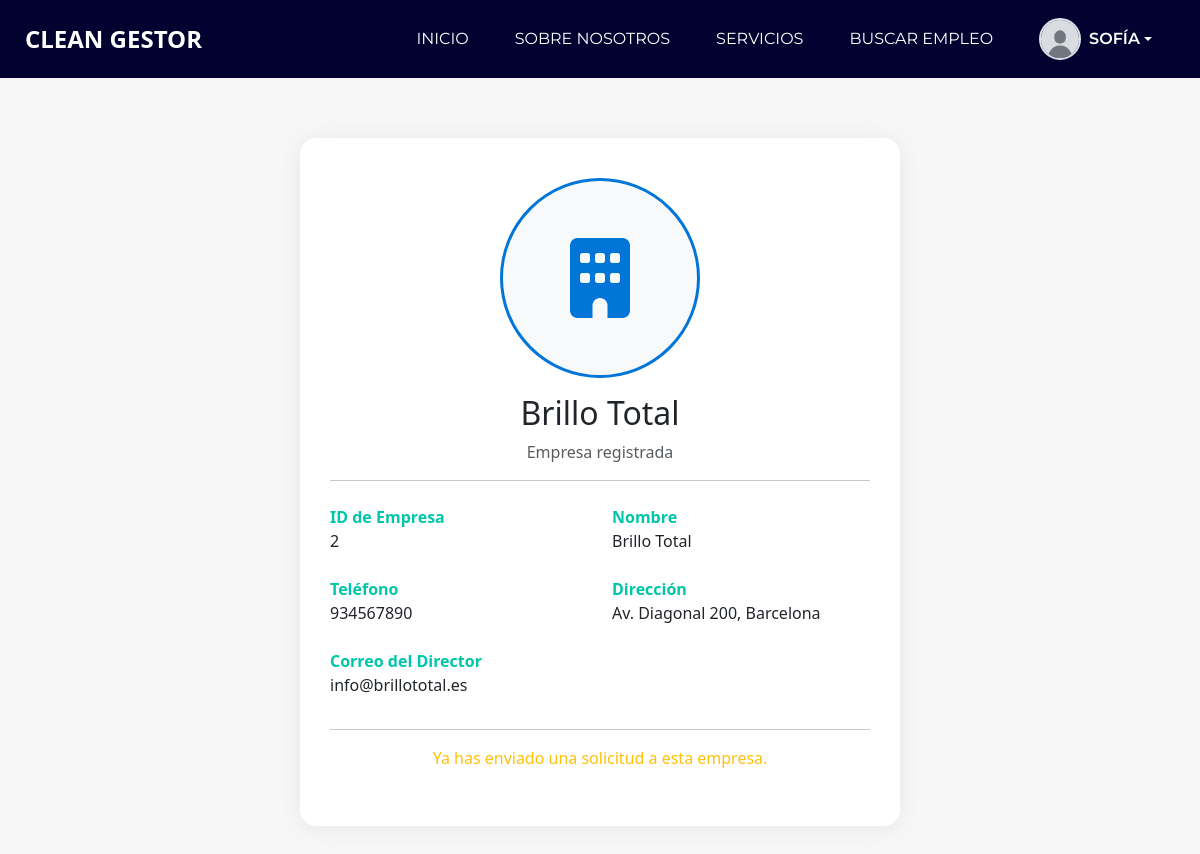
The app's page /CleanGestor/views/perfilEmpresa.php?id=2 (signed in) with its own data.
### tables this page shows
CREATE TABLE `empresa` (
  `idEmpresa` int(11) NOT NULL,
  `nombreEmpresa` varchar(255) NOT NULL,
  `telefonoEmpresa` int(11) NOT NULL,
  `direccion` varchar(255) NOT NULL,
  `correoDirector` varchar(255) NOT NULL
);

### CleanGestor/DAO/EmpresaDAO.php (called while the page is built, shortened)
<?php
include_once '../config/db.php';
include_once '../VO/EmpresaVO.php';
class EmpresaDAO {
    public function getEmpresaById($idEmpresa) {
        $pdo = Database::connect();
        $sql = "SELECT * FROM empresa WHERE idEmpresa = :idEmpresa";
        $stmt = $pdo->prepare($sql);
        $stmt->bindParam(':idEmpresa', $idEmpresa);
        $stmt->execute();
        $result = $stmt->fetch(PDO::FETCH_ASSOC);
        if ($result) {
            return new EmpresaVO(
                $result['idEmpresa'],
                $result['nombreEmpresa'],
                $result['telefonoEmpresa'],
                $result['direccion'],
                $result['correoDirector']
            );
        } else {
            return null;
        }
    }
}
?>

### CleanGestor/VO/EmpresaVO.php (called while the page is built, shortened)
<?php
class EmpresaVO {
    private $idEmpresa;
    private $nombreEmpresa;
    private $telefonoEmpresa;
    private $direccion;
    private $correoDirector;
    public function __construct($idEmpresa, $nombreEmpresa, $telefonoEmpresa, $direccion, $correoDirector) {
        $this->idEmpresa = $idEmpresa;
        $this->nombreEmpresa = $nombreEmpresa;
        $this->telefonoEmpresa = $telefonoEmpresa;
        $this->direccion = $direccion;
        $this->correoDirector = $correoDirector;
    }
    public function getIdEmpresa() {
        return $this->idEmpresa;
    }
    public function getNombreEmpresa() {
        return $this->nombreEmpresa;
    }
    public function getTelefonoEmpresa() {
        return $this->telefonoEmpresa;
    }
    public function getDireccion() {
        return $this->direccion;
    }
    public function getCorreoDirector() {
        return $this->correoDirector;
    }
}
?>

### CleanGestor/config/db.php (called while the page is built)
<?php
class Database {
    private static $host = 'localhost';
    private static $dbname = 'gestor';
    private static $username = 'root';
    private static $password = '';
    private static $pdo = null;
    public static function connect() {
        if (self::$pdo === null) {
            try {
                self::$pdo = new PDO(
                    'mysql:host=' . self::$host . ';dbname=' . self::$dbname . ';charset=utf8',
                    self::$username,
                    self::$password
                );
                self::$pdo->setAttribute(PDO::ATTR_ERRMODE, PDO::ERRMODE_EXCEPTION);
            } catch (PDOException $e) {
                die("Error de conexión: " . $e->getMessage());
            }
        }
        return self::$pdo;
    }
}
?>

### CleanGestor/DAO/SolicitudDAO.php (called while the page is built, shortened)
<?php
include_once '../config/db.php';
class SolicitudDAO {
    private $conn;
    public function __construct() {
        $this->conn = Database::connect();
    }
    public function yaHaSolicitado($dni, $idEmpresa) {
        $sql = "SELECT COUNT(*) FROM solicitudempleo WHERE dniTrabajador = ? AND idEmpresa = ?";
        $stmt = $this->conn->prepare($sql);
        $stmt->execute([$dni, $idEmpresa]);
        return $stmt->fetchColumn() > 0;
    }
}
?>

### CleanGestor/views/perfilEmpresa.php (the view, shortened to what this page needs)
<?php
include_once '../DAO/EmpresaDAO.php';
include_once '../DAO/SolicitudDAO.php';
$dni = $_SESSION['dni'];
$tipoUsuario = $_SESSION['tipo_usuario'] ?? '';
$idEmpresa = $_GET['id'] ?? null;
$empresaDAO = new EmpresaDAO();
$solicitudDAO = new SolicitudDAO();
$empresa = $empresaDAO->getEmpresaById($idEmpresa);
$yaSolicito = $solicitudDAO->yaHaSolicitado($dni, $idEmpresa);
?>
<!DOCTYPE html>
<html lang="es">
<head>
  <link rel="stylesheet" href="../assets/css/bootstrap.css?v=<?php echo time(); ?>">
  <link rel="stylesheet" href="https://cdnjs.cloudflare.com/ajax/libs/animate.css/4.1.1/animate.min.css">
  <link rel="stylesheet" href="../assets/css/style.css?v=<?php echo time(); ?>">
  <link rel="stylesheet" href="../assets/css/responsive.css?v=<?php echo time(); ?>">
</head>
<body>
  <div class="hero_area">
      <header class="header_section">
        <div class="container-fluid">
          <?php include_once("navbar.php"); ?>
        </div>
      </header>
    <section class="profile-section">
      <div class="container">
        <div class="profile-card animate__animated animate__fadeInUp">
          <div class="text-center">
          <div class="profile-icon-container mb-2">
            <i class="fa-solid fa-building fa-3x"></i>
          </div>
            <h2 class="mt-3"><?php echo htmlspecialchars($empresa->getNombreEmpresa()); ?></h2>
            <p class="text-muted mb-2">Empresa registrada</p>
          </div>
          <hr>
          <div class="profile-info mt-4">
            <div class="row mb-2">
              <div class="col-md-6">
                <label><strong>ID de Empresa</strong></label>
                <p><?php echo htmlspecialchars($empresa->getIdEmpresa()); ?></p>
              </div>
              <div class="col-md-6">
                <label><strong>Nombre</strong></label>
                <p><?php echo htmlspecialchars($empresa->getNombreEmpresa()); ?></p>
              </div>
            </div>
            <div class="row mb-2">
              <div class="col-md-6">
                <label><strong>Teléfono</strong></label>
                <p><?php echo htmlspecialchars($empresa->getTelefonoEmpresa()); ?></p>
              </div>
              <div class="col-md-6">
                <label><strong>Dirección</strong></label>
                <p><?php echo htmlspecialchars($empresa->getDireccion()); ?></p>
              </div>
            </div>
            <div class="row mb-2">
              <div class="col-md-6">
                <label><strong>Correo del Director</strong></label>
                <p><?php echo htmlspecialchars($empresa->getCorreoDirector()); ?></p>
              </div>
            </div>
          </div>
          <hr>
          <?php if ($tipoUsuario === 'trabajador' && !$yaSolicito): ?>
                <form action="enviar_solicitud.php" method="post" class="text-center">
                <input type="hidden" name="idEmpresa" value="<?php echo htmlspecialchars($idEmpresa); ?>">
                <button type="submit" class="btn btn-success mt-2">Enviar solicitud de empleo</button>
                </form>
          <?php elseif ($yaSolicito): ?>
            <p class="text-warning text-center mt-3">Ya has enviado una solicitud a esta empresa.</p>
          <?php endif; ?>
        </div>
      </div>
    </section>
  </div>
</body>
</html>

### CleanGestor/assets/css/style.css (style rules this page uses)
body { height: auto; min-height: 100%; background: #fff; font-family: 'Montserrat', Arial, sans-serif; overflow-x: hidden; }
.hero_area { position: relative; background-color: #020230; height: auto !important; overflow: visible !important; min-height: 100vh; display: -webkit-box; display: -ms-flexbox; display: flex; -webkit-box-orient: vertical; -webkit-box-direction: normal; -ms-flex-direction: column; flex-direction: column; }
.header_section .container-fluid { padding-right: 25px; padding-left: 25px; }
.profile-section { padding: 60px 0; background: #f7f7f7; min-height: 80vh; }
.profile-card { background: #fff; border-radius: 16px; box-shadow: 0 2px 24px rgba(0,0,0,0.07); padding: 40px 30px; max-width: 600px; margin: 0 auto; }
.profile-info label { font-weight: 600; color: #00c6a9; margin-bottom: 0; }
.profile-info p { margin-bottom: 16px; }
.profile-icon-container { width: 200px; height: 200px; border-radius: 50%; background: #f8f9fa; border: 3px solid #0275d8; display: flex; align-items: center; justify-content: center; margin: 0 auto; }
.profile-icon-container i { color: #0275d8; font-size: 5rem; }
.text-warning { color: #ffc107; }
.text-muted { color: #ddd; }

### CleanGestor/assets/css/responsive.css (style rules this page uses)
@media (min-width: 1200px) { .container { max-width: 1170px; } }

### records on screen
empresa: nombreEmpresa "Brillo Total", idEmpresa "2", telefonoEmpresa "934567890", direccion "Av. Diagonal 200, Barcelona", correoDirector "info@brillototal.es"

### other values on screen
$_SESSION['nombre'] "SOFÍA"
